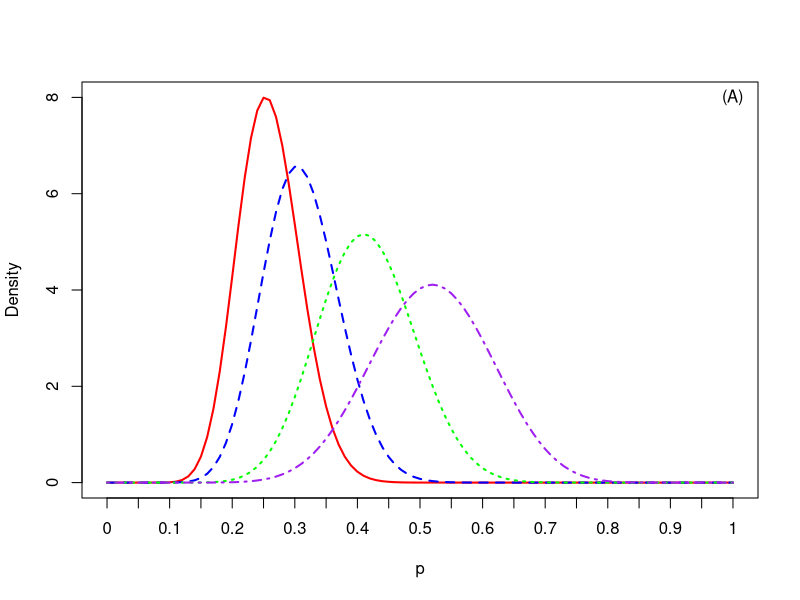
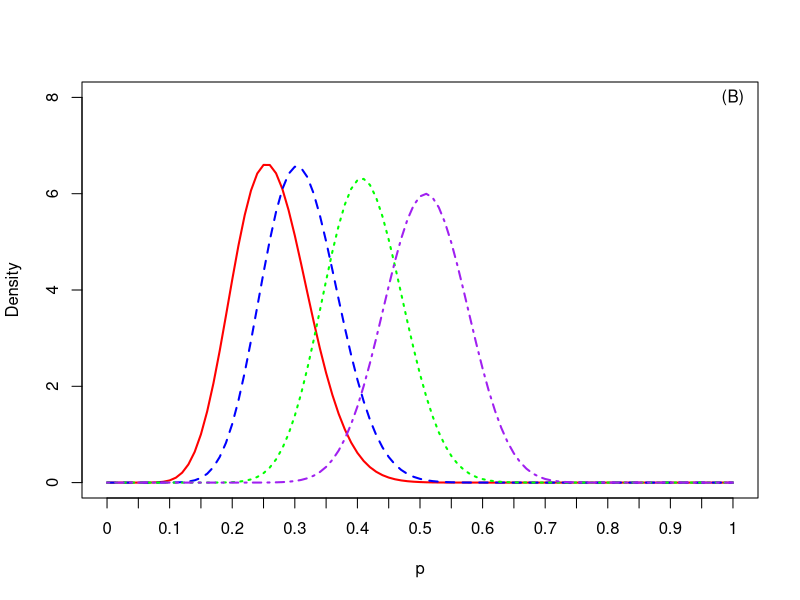

Write the R code that produced these figures, in order.
library(magrittr)
post.f <- function(r, n){
  ff <- function(x){dbeta(x, 1+r, 1+n-r)}
  ff
}

setwd("C:/Users/Dell/Documents/ProjectCode/BETEC/resultcode")

# BETEC
f1 <- post.f(19, 75)
f2 <- post.f(17, 56)
f3 <- post.f(16, 39)
f4 <- post.f(13, 25)
jpeg(file="BETEC.jpg")
curve(f1, 0, 1, lty=1, col="red", lwd=2, xlab="p", ylab="Density", xaxt="n", ylim=c(0, 8))
curve(f2, 0, 1, lty=2, col="blue", lwd=2, add=TRUE)
curve(f3, 0, 1, lty=3, col="green", lwd=2, add=TRUE)
curve(f4, 0, 1, lty=4, col="purple", lwd=2, add=TRUE)

ex1 <- expression(paste(p[0]==0.05, ", ", p[1]==0.25))
ex2 <- expression(paste(p[0]==0.1, ", ", p[1]==0.3))
ex3 <- expression(paste(p[0]==0.2, ", ", p[1]==0.4))
ex4 <- expression(paste(p[0]==0.3, ", ", p[1]==0.5))
axis(1, seq(0, 1, 0.05), seq(0, 1, 0.05))
text(1, 8, labels="(A)")
#legend("topright", c(ex1, ex2, ex3, ex4), lty=1:4, col=c("red", "blue", "green", "purple"))
dev.off()


# delta-BETEC
f1 <- post.f(13, 51)
f2 <- post.f(17, 56)
f3 <- post.f(24, 59)
f4 <- post.f(28, 55)

jpeg(file="delta-BETEC.jpg")
curve(f1, 0, 1, lty=1, col="red", lwd=2, xlab="p", ylab="Density", xaxt="n", ylim=c(0, 8))
curve(f2, 0, 1, lty=2, col="blue", lwd=2, add=TRUE)
curve(f3, 0, 1, lty=3, col="green", lwd=2, add=TRUE)
curve(f4, 0, 1, lty=4, col="purple", lwd=2, add=TRUE)

ex1 <- expression(paste(p[0]==0.05, ", ", p[1]==0.25))
ex2 <- expression(paste(p[0]==0.1, ", ", p[1]==0.3))
ex3 <- expression(paste(p[0]==0.2, ", ", p[1]==0.4))
ex4 <- expression(paste(p[0]==0.3, ", ", p[1]==0.5))
axis(1, seq(0, 1, 0.05), seq(0, 1, 0.05))
text(1, 8, labels="(B)")
#legend("topright", c(ex1, ex2, ex3, ex4), lty=1:4, col=c("red", "blue", "green", "purple"))
dev.off()
